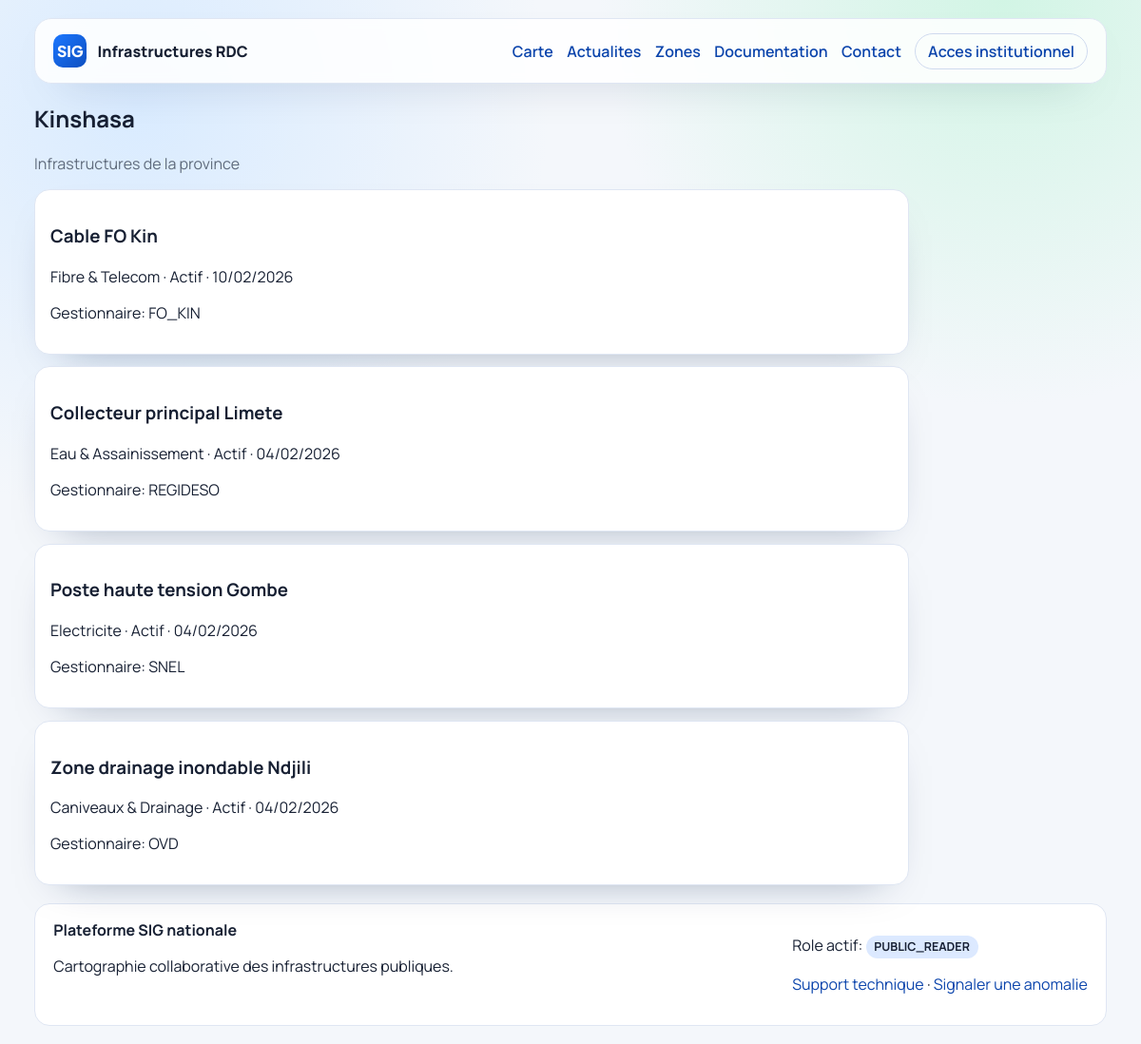
/zones/provinces/1, run on the app's committed database.
### portal/models.py (models this page shows, shortened)
class Province(models.Model):
    name = models.CharField(max_length=120, unique=True)
    code = models.CharField(max_length=8, unique=True)
    class Meta:
        ordering = ["name"]

class TimeStampedModel(models.Model):
    created_at = models.DateTimeField(auto_now_add=True)
    updated_at = models.DateTimeField(auto_now=True)
    class Meta:
        abstract = True

class InfrastructureFeature(TimeStampedModel):
    class GeometryType(models.TextChoices):
        POINT = "Point", "Point"
        LINE = "LineString", "Line"
        POLYGON = "Polygon", "Polygon"
    class Sensitivity(models.TextChoices):
        PUBLIC = "PUBLIC", "Public"
        RESTRICTED = "RESTRICTED", "Restreint"
    class Status(models.TextChoices):
        ACTIVE = "ACTIVE", "Actif"
        PLANNED = "PLANNED", "Planifie"
        MAINTENANCE = "MAINTENANCE", "Maintenance"
    feature_uid = models.UUIDField(default=uuid.uuid4, editable=False, unique=True)
    name = models.CharField(max_length=180)
    layer = models.ForeignKey(Layer, on_delete=models.CASCADE, related_name="features")
    manager_name = models.CharField(max_length=180, blank=True)
    province = models.ForeignKey(Province, on_delete=models.SET_NULL, null=True, blank=True, related_name="features")
    city = models.ForeignKey(City, on_delete=models.SET_NULL, null=True, blank=True, related_name="features")
    axis = models.ForeignKey(Axis, on_delete=models.SET_NULL, null=True, blank=True, related_name="features")
    geometry_type = models.CharField(max_length=12, choices=GeometryType.choices, default=GeometryType.POINT)
    geometry = models.JSONField(default=dict)
    properties = models.JSONField(default=dict, blank=True)
    sensitivity_level = models.CharField(max_length=12, choices=Sensitivity.choices, default=Sensitivity.PUBLIC)
    status = models.CharField(max_length=15, choices=Status.choices, default=Status.ACTIVE)
    created_by = models.ForeignKey(settings.AUTH_USER_MODEL, null=True, blank=True, on_delete=models.SET_NULL)
    class Meta:
        ordering = ["name"]

class Layer(TimeStampedModel):
    class InfrastructureType(models.TextChoices):
        ELECTRICITY = "ELECTRICITY", "Electricite"
        WATER_SANITATION = "WATER_SANITATION", "Eau et assainissement"
        FIBER_TELECOM = "FIBER_TELECOM", "Fibre et telecom"
        ROADS = "ROADS", "Voirie"
        DRAINAGE = "DRAINAGE", "Caniveaux et drainage"
    key = models.SlugField(max_length=80, unique=True)
    name = models.CharField(max_length=180)
    infrastructure_type = models.CharField(max_length=20, choices=InfrastructureType.choices)
    description = models.TextField(blank=True)
    is_active = models.BooleanField(default=True)
    public_visible = models.BooleanField(default=True)
    style_config = models.JSONField(default=dict, blank=True)
    visible_fields = models.JSONField(default=list, blank=True)
    required_fields = models.JSONField(default=list, blank=True)
    sensitive_fields = models.JSONField(default=list, blank=True)
    class Meta:
        ordering = ["name"]

### portal/views.py (the view)
# urls.py: path("zones/provinces/<int:pk>", views.zone_province_detail, name="zone_province_detail"),
def zone_province_detail(request, pk):
    province = get_object_or_404(Province, pk=pk)
    features = _feature_queryset_for_user(request.user).filter(province=province)[:100]
    return render(
        request,
        "portal/zone_detail.html",
        {"title": province.name, "subtitle": "Infrastructures de la province", "features": features},
    )

### portal/context_processors.py (called while the page is built)
def navigation_context(request):
    return {
        "current_role": get_user_role(getattr(request, "user", None)),
    }

### portal/utils.py (called while the page is built, shortened)
def get_user_role(user):
    if not user or not user.is_authenticated:
        return UserProfile.Role.PUBLIC_READER

### portal/views.py (called while the page is built, shortened)
def _feature_queryset_for_user(user):
    features = InfrastructureFeature.objects.select_related("layer", "province", "city", "axis")
    role = get_user_role(user)
    if role == UserProfile.Role.PUBLIC_READER:
        return features.filter(layer__public_visible=True, sensitivity_level=InfrastructureFeature.Sensitivity.PUBLIC)

### portal/templates/portal/zone_detail.html (shortened to what this page needs)
{% extends 'portal/base.html' %}
{% block content %}
<section class="narrow-page">
  <h1>{{ title }}</h1>
  <p class="muted">{{ subtitle }}</p>
  <div class="stack">
    {% for feature in features %}
      <article class="panel">
        <h3>{{ feature.name }}</h3>
        <p>{{ feature.layer.name }} · {{ feature.get_status_display }} · {{ feature.updated_at|date:'d/m/Y' }}</p>
        <p>Gestionnaire: {{ feature.manager_name|default:'Non renseigne' }}</p>
      </article>
    {% empty %}
      <p>Aucune infrastructure enregistree pour cette zone.</p>
    {% endfor %}
  </div>
</section>
{% endblock %}

### portal/static/portal/css/site.css (style rules this page uses)
:root { --bg: #f4f7fb; --panel: #ffffff; --ink: #172033; --muted: #5f6b7c; --primary: #1464f4; --primary-strong: #0c45ac; --success: #1f9f5a; --danger: #cf4343; --border: #dfe6f3; --shadow: 0 18px 45px -30px rgba(7, 32, 76, 0.5); }
* { box-sizing: border-box; }
body { margin: 0; font-family: 'Manrope', sans-serif; color: var(--ink); background: radial-gradient(circle at 12% 10%, #d9ebff 0, transparent 30%), radial-gradient(circle at 88% 0%, #d2f5e5 0, transparent 28%), var(--bg); }
.stat-card, .panel { background: var(--panel); border: 1px solid var(--border); border-radius: 16px; padding: 1rem; box-shadow: var(--shadow); }
.narrow-page { width: min(920px, 100%); }
.stack { display: grid; gap: 0.8rem; }
.muted { color: var(--muted); }

### data on the page
Province: name "Kinshasa"
InfrastructureFeature: name "Cable FO Kin", layer.name "Fibre & Telecom", status "Actif", updated_at "10/02/2026", manager_name "FO_KIN"
InfrastructureFeature: name "Collecteur principal Limete", layer.name "Eau & Assainissement", status "Actif", updated_at "04/02/2026", manager_name "REGIDESO"
InfrastructureFeature: name "Poste haute tension Gombe", layer.name "Electricite", status "Actif", updated_at "04/02/2026", manager_name "SNEL"
InfrastructureFeature: name "Zone drainage inondable Ndjili", layer.name "Caniveaux & Drainage", status "Actif", updated_at "04/02/2026", manager_name "OVD"

### other printed values
{{ subtitle }} "Infrastructures de la province"
{{ current_role }} "PUBLIC_READER"
